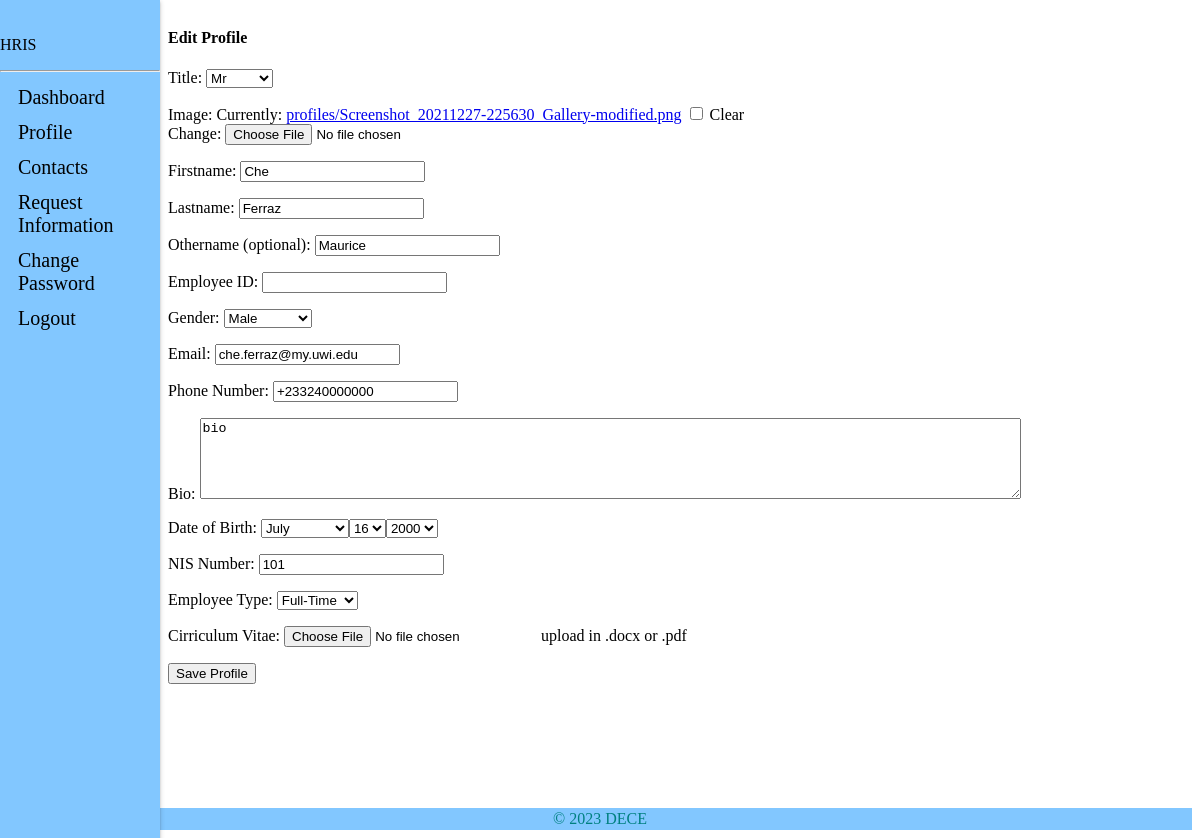
The page /staff_view/profile_update/ (signed in) on the database its author committed.
### staff_app/models.py (models this page shows, shortened)
class Employee(models.Model):
    MALE = 'male'
    FEMALE = 'female'
    OTHER = 'other'
    NOT_KNOWN = 'Not Known'
    GENDER = (
        (MALE, 'Male'),
        (FEMALE, 'Female'),
        (OTHER, 'Other'),
        (NOT_KNOWN, 'Not Known'),
    )
    MR = 'Mr'
    MRS = 'Mrs'
    MSS = 'Mss'
    DR = 'Dr'
    SIR = 'Sir'
    MADAM = 'Madam'
    TITLE = (
        (MR, 'Mr'),
        (MRS, 'Mrs'),
        (MSS, 'Mss'),
        (DR, 'Dr'),
        (SIR, 'Sir'),
        (MADAM, 'Madam'),
    )
    FULL_TIME = 'Full-Time'
    PART_TIME = 'Part-Time'
    CONTRACT = 'Contract'
    INTERN = 'Intern'
    EMPLOYEETYPE = (
        (FULL_TIME, 'Full-Time'),
        (PART_TIME, 'Part-Time'),
        (CONTRACT, 'Contract'),
        (INTERN, 'Intern'),
    )
    user = models.ForeignKey(CustomUser, on_delete=models.CASCADE, default=1)
    title = models.CharField(_('Title'), max_length=10, default=MR,
                             choices=TITLE, blank=False, null=True)
    image = models.ImageField(_('Profile Image'), upload_to='profiles/', default='profiles/default.png',
                              blank=True, null=True, help_text='upload image size less than 2.0MB')
    firstname = models.CharField(
        _('Firstname'), max_length=125, null=False, blank=False)
    lastname = models.CharField(
        _('Lastname'), max_length=125, null=False, blank=False)
    othername = models.CharField(
        _('Othername (optional)'), max_length=125, null=True, blank=True)
    employeeid = models.PositiveIntegerField(
        _('Employee ID'), null=True, blank=True)
    sex = models.CharField(_('Gender'), max_length=10, default=NOT_KNOWN,
                           choices=GENDER, blank=False)
    email = models.EmailField(
        _('Email'), max_length=255, default=None, blank=True, null=True)
    tel = PhoneNumberField(null=False, blank=True,
                           verbose_name='Phone Number')
    bio = models.CharField(_('Bio'), max_length=255, default='',
                           null=True, blank=True)
    birthday = models.DateField(_('Date of Birth'), blank=False, null=True)
    nisnumber = models.PositiveIntegerField(
        _('NIS Number'), null=True, blank=True)
    employeetype = models.CharField(_('Employee Type'), max_length=15, default=FULL_TIME,
                                    choices=EMPLOYEETYPE, blank=False, null=True)
    vitae = models.FileField(_('Cirriculum Vitae'), upload_to='vitae/', blank=True,
                             null=True, validators=[FileExtensionValidator(allowed_extensions=['pdf', 'docx'])], help_text='upload in .docx or .pdf')  # curriculum vitae
    """
    is_blocked and is_deleted are boolean fields that indicate whether an employee is blocked or deleted.
    _('Is Blocked') and _('Is Deleted') are translation strings for the field labels.
    """
    is_blocked = models.BooleanField(
        _('Is Blocked'), help_text='button to toggle employee block and unblock', default=False)
    is_deleted = models.BooleanField(
        _('Is Deleted'), help_text='button to toggle employee deleted and undelete', default=False)
    """
    created and updated are datetime fields that store the date and time when an employee is created or updated.
    verbose_name is the human-readable name for the field.
    """
    created = models.DateTimeField(verbose_name=_(
        'Created'), auto_now_add=True, null=True)
    updated = models.DateTimeField(
        verbose_name=_('Updated'), auto_now=True, null=True)
    """
    objects is a reference to the default manager for the model.
    """
    objects = EmployeeManager()
    """
    Meta class contains some metadata for the model.
    verbose_name and verbose_name_plural are human-readable names for the model.
    ordering specifies the default ordering of the records.
    """
    class Meta:
        verbose_name = _('Employee')
        verbose_name_plural = _('Employees')
        ordering = ['-created']
    """
    __str__ method is used to convert the model object to a string representation in the database.
    Here, it returns the full name of the employee using the get_full_name property.
    """
    def __str__(self):
        return self.get_full_name
    """
    get_full_name is a property that returns the full name of the employee.
    It checks if firstname, lastname, and othername fields are available and returns the full name accordingly.
    the @property decorator allows this function to be called as a model property would withoung using '()'
    """
    @ property
    def get_full_name(self):
        fullname = ''
        firstname = self.firstname
        lastname = self.lastname
        othername = self.othername
        if (firstname and lastname) or othername is None:
            fullname = firstname + ' ' + lastname
            return fullname
        elif othername:
            fullname = firstname + ' ' + othername + ' '+lastname
            return fullname
        return
    """
    get_age is a property that returns the age of the employee.
    It calculates the age using the birthday field and the current year.
    """
    @ property
    def get_age(self):
        current_year = datetime.date.today().year
        dateofbirth_year = self.birthday.year
        if dateofbirth_year:
            return current_year - dateofbirth_year
        return

### staff_app/views.py (the view)
# urls.py: path('profile_update/', views.profile_update, name="profile-update"),
def profile_update(request):
    if not request.user.is_authenticated:
        return redirect('hris:home')
    if Employee.objects.filter(user_id=request.user.id).exists():
        employee = get_object_or_404(Employee, user_id=request.user.id)
        form = EmployeeCreateForm(
            request.POST or None, request.FILES or None, instance=employee)
    else:
        form = EmployeeCreateForm()
    if form.is_valid():
        instance = form.save(commit=False)
        instance.user = request.user
        instance.save()
        messages.success(request, "Profile Updated")
        return redirect('staff:profile')
    context = {
        'form': form
    }
    return render(request, "staff/staff_profile_edit.html", context)

### admin_app/managers.py (called while the page is built)
    def get_queryset(self):
        return super().get_queryset().filter(is_deleted=False)

### templates/staff/staff_profile_edit.html (shortened to what this page needs)
{% extends 'base.html' %}
{% load static %}
{% load humanize %}
{% block content %}
<link type="text/CSS" href="https://res.cloudinary.com/dtol6ceis/raw/upload/v1680494180/css/light-bootstrap-dashboard_hrxwdp.css" rel="stylesheet"/>
<div class="container">
    <div class="row align-items-center">
        <div class="col align-self-center">
            <div class="p-3 py-5">
                <div class="d-flex justify-content-center align-items-center mb-3">
                    <h4 class="text-right">Edit Profile</h4>
                </div>
                <form action="" method="POST" enctype="multipart/form-data">{% csrf_token %}
                    {{form.as_p}}
                    <div class="mt-5 text-center"><button class="btn btn-primary profile-button" type="submit">Save Profile</button></div>
                </form>
            </div>
        </div>
    </div>
</div>
{% endblock content %}

### rows shown on the page
Employee: title "Mr", firstname "Che", lastname "Ferraz", othername "Maurice", sex "Male", email "che.ferraz@my.uwi.edu", tel "+233240000000", bio "bio", nisnumber "101", employeetype "Full-Time"
